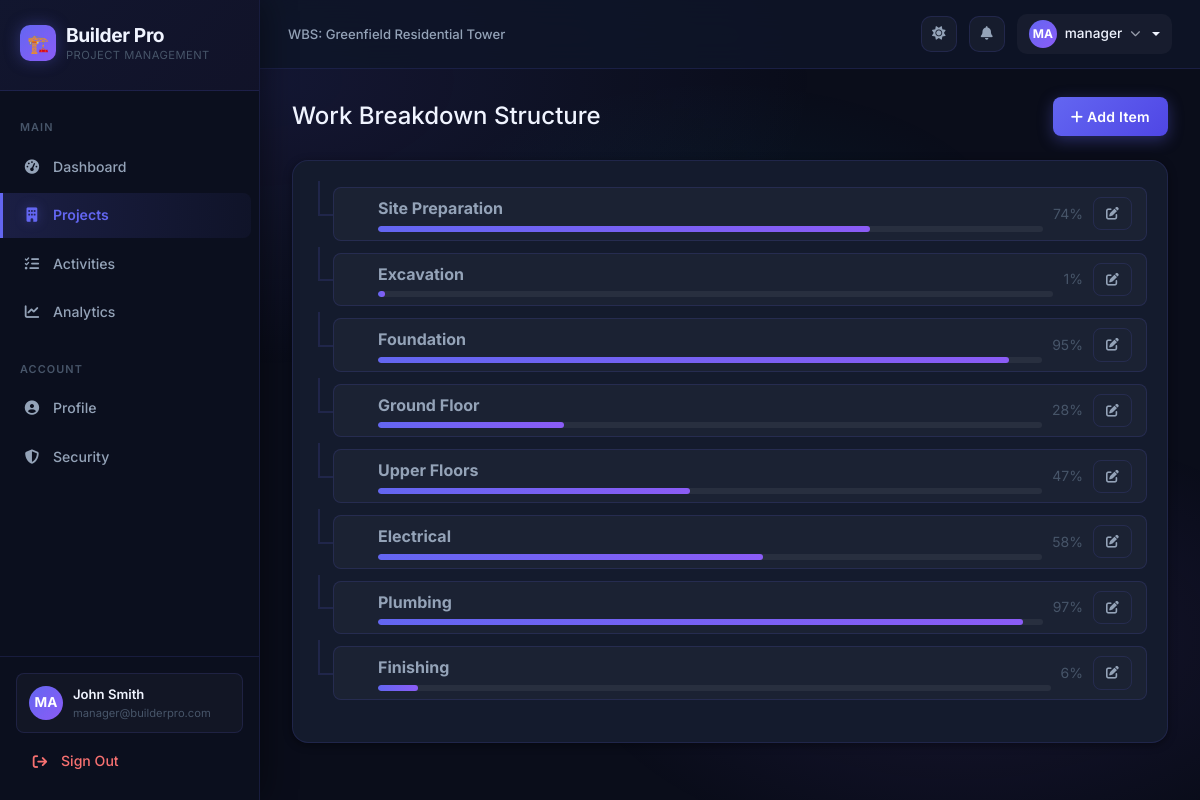
The page /projects/1/wbs/ (signed in) on the database its author committed.
### projects/models.py (models this page shows, shortened)
class Project(models.Model):
    name = models.CharField(max_length=200)
    description = models.TextField(blank=True)
    client_name = models.CharField(max_length=200, blank=True)
    location = models.CharField(max_length=200, blank=True)
    start_date = models.DateField()
    end_date = models.DateField()
    budget = models.DecimalField(max_digits=15, decimal_places=2, default=0)
    status = models.CharField(max_length=20, choices=STATUS_CHOICES, default='planning')
    created_by = models.ForeignKey(User, on_delete=models.SET_NULL, null=True, related_name='projects')
    created_at = models.DateTimeField(auto_now_add=True)
    updated_at = models.DateTimeField(auto_now=True)

### activities/models.py (models this page shows, shortened)
class WBSItem(models.Model):
    project = models.ForeignKey(Project, on_delete=models.CASCADE, related_name='wbs_items')
    parent = models.ForeignKey('self', on_delete=models.CASCADE, null=True, blank=True, related_name='children')
    name = models.CharField(max_length=200)
    description = models.TextField(blank=True)
    progress = models.IntegerField(default=0)
    order = models.IntegerField(default=0)
    class Meta:
        ordering = ['order']
        verbose_name = 'WBS Item'
        verbose_name_plural = 'WBS Items'

### projects/views.py (the view)
# urls.py: path('<int:pk>/wbs/', views.project_wbs, name='project_wbs'),
@login_required
def project_wbs(request, pk):
    project = get_object_or_404(Project, pk=pk)
    wbs_items = WBSItem.objects.filter(project=project, parent=None)
    return render(request, 'projects/wbs.html', {'project': project, 'wbs_items': wbs_items})

### templates/projects/wbs.html (shortened to what this page needs)
{% extends 'base.html' %}
{% block breadcrumb %}WBS: {{ project.name }}{% endblock %}
{% block content %}
<div class="d-flex justify-content-between align-items-center mb-4">
    <h4 class="mb-0">Work Breakdown Structure</h4>
    <a href="{% url 'wbs_create' %}?project={{ project.pk }}" class="btn btn-primary"><i class="fas fa-plus"></i> Add Item</a>
</div>
<div class="card">
    <div class="card-body">
        <ul class="wbs-tree">
            {% for item in wbs_items %}
            <li>
                <div class="wbs-node">
                    <div class="flex-grow-1">
                        <strong>{{ item.name }}</strong>
                        <div class="progress mt-1" style="height: 6px;">
                            <div class="progress-bar" style="width: {{ item.progress }}%"></div>
                        </div>
                    </div>
                    <small class="text-muted">{{ item.progress }}%</small>
                    <a href="{% url 'wbs_edit' item.pk %}" class="btn btn-sm btn-outline-secondary"><i class="fas fa-edit"></i></a>
                </div>
            </li>
            {% empty %}
            <div class="text-center py-5">
                <i class="fas fa-sitemap fa-3x text-muted mb-3"></i>
                <h5>No WBS Items</h5>
                <p class="text-muted">Start building your work breakdown structure.</p>
            </div>
            {% endfor %}
        </ul>
    </div>
</div>
{% endblock %}

### templates/base.html (shortened to what this page needs)
{% load static %}
<!DOCTYPE html>
<html lang="en">
<head>
    <link href="https://cdn.jsdelivr.net/npm/bootstrap@5.3.2/dist/css/bootstrap.min.css" rel="stylesheet">
    <link href="https://cdnjs.cloudflare.com/ajax/libs/font-awesome/6.5.1/css/all.min.css" rel="stylesheet">
    <link href="{% static 'css/builderpro.css' %}" rel="stylesheet">
</head>
<body {% if not user.is_authenticated %}class="auth-page"{% endif %}>
{% if user.is_authenticated %}
<div class="wrapper">
    <nav class="sidebar" id="sidebar">
        <div class="sidebar-header">
            <h3>
                <div class="sidebar-logo-icon">🏗️</div>
                <div>
                    Builder Pro
                    <div class="sidebar-tagline">Project Management</div>
                </div>
            </h3>
        </div>
        <div style="padding: 12px 0; flex: 1; overflow-y: auto;">
            <div class="nav-section-label">Main</div>
            <ul class="nav flex-column" style="list-style:none; padding:0; margin:0;">
                <li class="nav-item">
                    <a class="nav-link {% if request.resolver_match.url_name == 'dashboard' %}active{% endif %}"
                       href="{% url 'dashboard' %}">
                        <i class="fas fa-gauge-high"></i> Dashboard
                    </a>
                </li>
                <li class="nav-item">
                    <a class="nav-link {% if 'project' in request.resolver_match.url_name %}active{% endif %}"
                       href="{% url 'project_list' %}">
                        <i class="fas fa-building"></i> Projects
                    </a>
                </li>
                <li class="nav-item">
                    <a class="nav-link {% if 'activity' in request.resolver_match.url_name %}active{% endif %}"
                       href="{% url 'activity_list' %}">
                        <i class="fas fa-list-check"></i> Activities
                    </a>
                </li>
                <li class="nav-item">
                    <a class="nav-link {% if 'analytics' in request.resolver_match.url_name %}active{% endif %}"
                       href="{% url 'analytics_dashboard' %}">
                        <i class="fas fa-chart-line"></i> Analytics
                    </a>
                </li>
                <div class="nav-section-label" style="margin-top:8px;">Account</div>
                <li class="nav-item">
                    <a class="nav-link {% if request.resolver_match.url_name == 'profile' %}active{% endif %}"
                       href="{% url 'profile' %}">
                        <i class="fas fa-user-circle"></i> Profile
                    </a>
                </li>
                <li class="nav-item">
                    <a class="nav-link {% if request.resolver_match.url_name == 'change_password' %}active{% endif %}"
                       href="{% url 'change_password' %}">
                        <i class="fas fa-shield-halved"></i> Security
                    </a>
                </li>
            </ul>
        </div>
        <div class="sidebar-footer">
            <div class="sidebar-user">
                <div class="sidebar-user-avatar">{{ user.username|slice:":2"|upper }}</div>
                <div class="sidebar-user-info">
                    <div class="sidebar-user-name">{{ user.get_full_name|default:user.username }}</div>
                    <div class="sidebar-user-role">{{ user.email|default:"Admin" }}</div>
                </div>
            </div>
            <a href="{% url 'logout' %}" class="nav-link mt-2" style="color: #f87171; border-radius: 8px; padding: 9px 12px;">
                <i class="fas fa-arrow-right-from-bracket"></i> Sign Out
            </a>
        </div>
    </nav>
    <div id="content">
        <nav class="topbar">
            <div class="topbar-left">
                <span class="breadcrumb-text">
                    {% block breadcrumb %}{% endblock %}
                </span>
            </div>
            <div class="topbar-right">
                <button id="darkModeToggle" class="topbar-btn" onclick="toggleDarkMode()" title="Toggle theme">
                    <i class="fas fa-moon" id="themeIcon"></i>
                </button>
                <button class="topbar-btn" title="Notifications">
                    <i class="fas fa-bell"></i>
                </button>
                <div class="dropdown">
                    <button class="topbar-user dropdown-toggle" data-bs-toggle="dropdown" aria-expanded="false" style="border:none;">
                        <div class="topbar-user-avatar">{{ user.username|slice:":2"|upper }}</div>
                        <span class="d-none d-sm-inline">{{ user.username }}</span>
                        <i class="fas fa-chevron-down" style="font-size:0.65rem; opacity:0.6;"></i>
                    </button>
                </div>
            </div>
        </nav>
        <div class="main-content">
{% endif %}
    {% block content %}{% endblock %}
{% if user.is_authenticated %}
        </div>
    </div>
</div>
{% else %}
</div>
{% endif %}
</body>
</html>

### rows shown on the page
Project: name "Greenfield Residential Tower"
WBSItem: name "Site Preparation", progress "74"
WBSItem: name "Excavation", progress "1"
WBSItem: name "Foundation", progress "95"
WBSItem: name "Ground Floor", progress "28"
WBSItem: name "Upper Floors", progress "47"
WBSItem: name "Electrical", progress "58"
WBSItem: name "Plumbing", progress "97"
WBSItem: name "Finishing", progress "6"

### other values the page prints
{{ user.username|slice:":2"|upper }} "MA"
{{ user.get_full_name|default:user.username }} "John Smith"
{{ user.email|default:"Admin" }} "manager@builderpro.com"
{{ user.username }} "manager"
